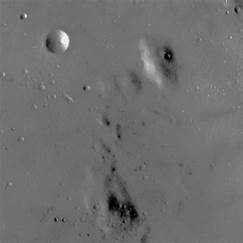
#> input picture images/moon-crater.jpeg, 243 x 243 px
$ python histogram_equalizer.py
#> lines starting #> are read from the running program, lines starting #| are printed output that depends on the picture
### graph_helper.py
from matplotlib import pyplot as plt
import numpy as np

class plot_graph:
    def display_histogram(img,title):
        hist,bins=np.histogram(img.flatten(),256,[0,256])
        plt.hist(img.flatten(),256,[0,256],color='blue')
        plt.title(title)
        plt.xlim([0,256])
        plt.show()


### histogram_equalizer.py
import cv2
import numpy as np
import matplotlib.pyplot as plt
from graph_helper import plot_graph

def myEqualizeHist(img):
    hist,bins=np.histogram(img.flatten(),256,[0,256])
    cdf=np.cumsum(hist)
    cdf_m=np.ma.masked_equal(cdf,0)
    cdf_m=(cdf_m-cdf_m.min())*255/(cdf_m.max()-cdf_m.min())
    cdf_final=np.ma.filled(cdf_m,0).astype('uint8')
    img=cdf_final[img]
    return img

def main(path,function):
    img=cv2.imread(path,0)
    plot_graph.display_histogram(img,'Image before Equalization')
    equalized_img=function(img)
    plot_graph.display_histogram(equalized_img,'Image after Equalization')
    comp_stack=np.hstack((img,equalized_img))
    cv2.imshow('Image before and after histigram equilization',comp_stack)
    cv2.waitKey(0)
    cv2.destroyAllWindows()

if __name__=='__main__':
    print('Predefined Histogram Equalizer')
    main('./images/moon-crater.jpeg',cv2.equalizeHist)
#> in main, img is the input picture: shape (243, 243); min 0, max 255, mean 110.9
#> in display_histogram, `hist,bins=np.histogram(img.flatten(),256,[0,256])`: hist = 256 values, max 5397 at index 112, min 0 at index 188, mean 230.7; bins = 257 values from 0 to 256
#> in display_histogram, `plt.show()`:
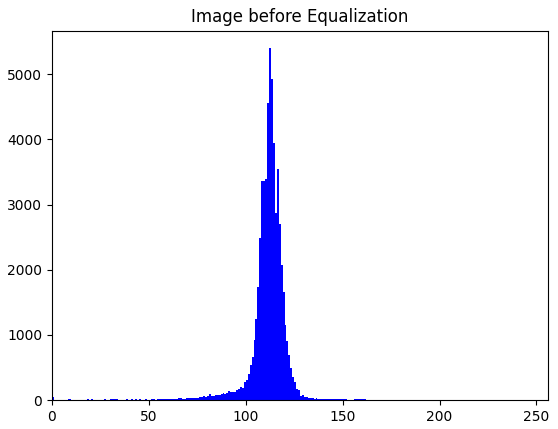
#> figure drawn by matplotlib, 1 panel; tallest bar 5397 high, from x = 112 to 113
#> in main, `equalized_img=function(img)`:
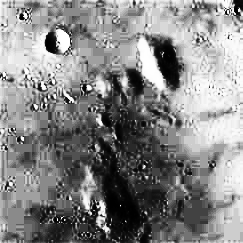
#> equalized_img: shape (243, 243); min 0, max 255, mean 133.7
#> call 2 of display_histogram, with title = 'Image after Equalization'
#> in display_histogram (call 2), `hist,bins=np.histogram(img.flatten(),256,[0,256])`: hist = 256 values, max 5397 at index 138, min 0 at index 18, mean 230.7
#> in display_histogram (call 2), `plt.show()`:
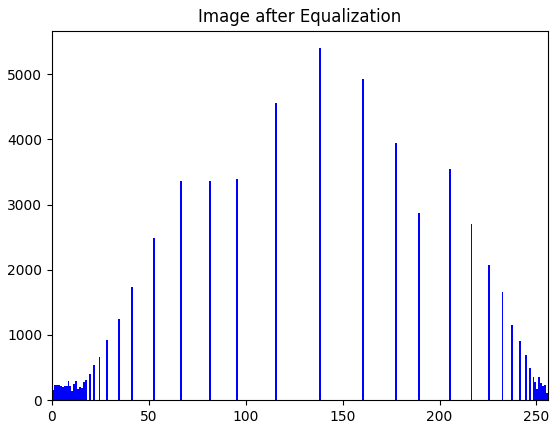
#> figure drawn by matplotlib, 1 panel; tallest bar 5397 high, from x = 138 to 139
#> in main, `comp_stack=np.hstack((img,equalized_img))`:
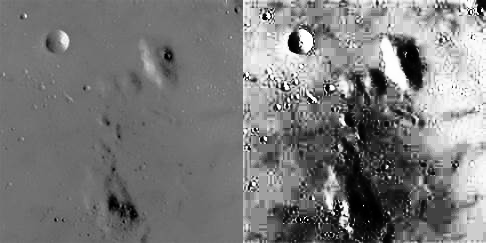
#> comp_stack: shape (243, 486); min 0, max 255, mean 122.3
    print('My Histogram Equalizer')
    main('./images/moon-crater.jpeg',myEqualizeHist)
#> in myEqualizeHist, `hist,bins=np.histogram(img.flatten(),256,[0,256])`: hist = 256 values, max 5397 at index 112, min 0 at index 188, mean 230.7; bins = 257 values from 0 to 256
#> in myEqualizeHist, `cdf=np.cumsum(hist)`: cdf = 256 values from 52 to 59049
#> in myEqualizeHist, `cdf_final=np.ma.filled(cdf_m,0).astype('uint8')`: cdf_final = 256 values from 0 to 255
#> call 4 of display_histogram, with title = 'Image after Equalization'
#> in display_histogram (call 4), `hist,bins=np.histogram(img.flatten(),256,[0,256])`: hist = 256 values, max 5397 at index 138, min 0 at index 16, mean 230.7
#> in display_histogram (call 4), `plt.show()`:
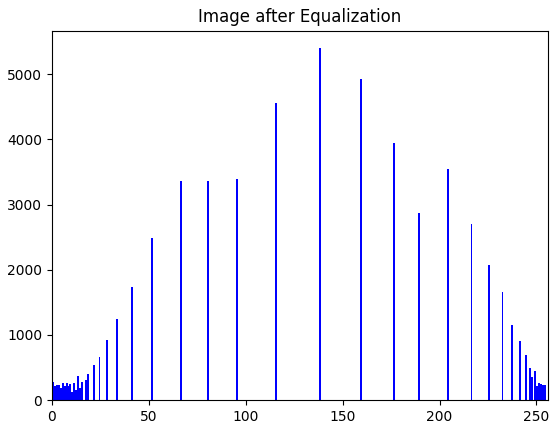
#> figure drawn by matplotlib, 1 panel; tallest bar 5397 high, from x = 138 to 139
